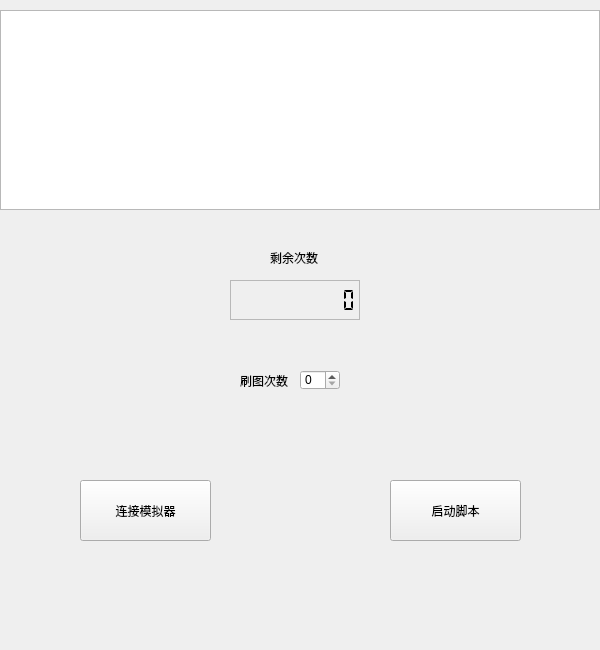
<?xml version="1.0" encoding="UTF-8"?>
<ui version="4.0">
 <class>Form</class>
 <widget class="QWidget" name="Form">
  <property name="windowModality">
   <enum>Qt::NonModal</enum>
  </property>
  <property name="enabled">
   <bool>true</bool>
  </property>
  <property name="geometry">
   <rect>
    <x>0</x>
    <y>0</y>
    <width>600</width>
    <height>650</height>
   </rect>
  </property>
  <property name="minimumSize">
   <size>
    <width>600</width>
    <height>650</height>
   </size>
  </property>
  <property name="maximumSize">
   <size>
    <width>600</width>
    <height>650</height>
   </size>
  </property>
  <property name="font">
   <font>
    <weight>50</weight>
    <bold>false</bold>
   </font>
  </property>
  <property name="cursor">
   <cursorShape>ArrowCursor</cursorShape>
  </property>
  <property name="mouseTracking">
   <bool>false</bool>
  </property>
  <property name="windowTitle">
   <string>明日方舟小助手</string>
  </property>
  <property name="toolTip">
   <string/>
  </property>
  <widget class="QPushButton" name="pushButton">
   <property name="geometry">
    <rect>
     <x>80</x>
     <y>480</y>
     <width>131</width>
     <height>61</height>
    </rect>
   </property>
   <property name="text">
    <string>连接模拟器</string>
   </property>
   <property name="icon">
    <iconset>
     <normaloff>D:/明日方舟/emulator/nemu/EmulatorShell/keymap_config/AppIcon/com.hypergryph.arknights.ico</normaloff>D:/明日方舟/emulator/nemu/EmulatorShell/keymap_config/AppIcon/com.hypergryph.arknights.ico</iconset>
   </property>
   <property name="iconSize">
    <size>
     <width>20</width>
     <height>20</height>
    </size>
   </property>
   <property name="checkable">
    <bool>false</bool>
   </property>
   <property name="autoRepeat">
    <bool>true</bool>
   </property>
   <property name="autoDefault">
    <bool>false</bool>
   </property>
   <property name="default">
    <bool>false</bool>
   </property>
   <property name="flat">
    <bool>false</bool>
   </property>
  </widget>
  <widget class="QTextBrowser" name="textBrowser">
   <property name="geometry">
    <rect>
     <x>0</x>
     <y>10</y>
     <width>600</width>
     <height>200</height>
    </rect>
   </property>
   <property name="cursor" stdset="0">
    <cursorShape>ArrowCursor</cursorShape>
   </property>
   <property name="frameShape">
    <enum>QFrame::StyledPanel</enum>
   </property>
   <property name="frameShadow">
    <enum>QFrame::Raised</enum>
   </property>
   <property name="lineWidth">
    <number>1</number>
   </property>
   <property name="midLineWidth">
    <number>0</number>
   </property>
   <property name="verticalScrollBarPolicy">
    <enum>Qt::ScrollBarAsNeeded</enum>
   </property>
   <property name="horizontalScrollBarPolicy">
    <enum>Qt::ScrollBarAsNeeded</enum>
   </property>
   <property name="sizeAdjustPolicy">
    <enum>QAbstractScrollArea::AdjustIgnored</enum>
   </property>
   <property name="autoFormatting">
    <set>QTextEdit::AutoNone</set>
   </property>
   <property name="readOnly">
    <bool>true</bool>
   </property>
   <property name="overwriteMode">
    <bool>false</bool>
   </property>
   <property name="openLinks">
    <bool>true</bool>
   </property>
  </widget>
  <widget class="QPushButton" name="pushButton_2">
   <property name="geometry">
    <rect>
     <x>390</x>
     <y>480</y>
     <width>131</width>
     <height>61</height>
    </rect>
   </property>
   <property name="text">
    <string>启动脚本</string>
   </property>
  </widget>
  <widget class="QSpinBox" name="spinBox">
   <property name="geometry">
    <rect>
     <x>300</x>
     <y>370</y>
     <width>40</width>
     <height>20</height>
    </rect>
   </property>
  </widget>
  <widget class="QLCDNumber" name="lcdNumber">
   <property name="enabled">
    <bool>true</bool>
   </property>
   <property name="geometry">
    <rect>
     <x>230</x>
     <y>280</y>
     <width>130</width>
     <height>40</height>
    </rect>
   </property>
   <property name="font">
    <font>
     <weight>50</weight>
     <bold>false</bold>
     <underline>false</underline>
    </font>
   </property>
   <property name="contextMenuPolicy">
    <enum>Qt::NoContextMenu</enum>
   </property>
   <property name="layoutDirection">
    <enum>Qt::LeftToRight</enum>
   </property>
   <property name="autoFillBackground">
    <bool>false</bool>
   </property>
   <property name="inputMethodHints">
    <set>Qt::ImhNone</set>
   </property>
   <property name="frameShape">
    <enum>QFrame::StyledPanel</enum>
   </property>
   <property name="frameShadow">
    <enum>QFrame::Raised</enum>
   </property>
   <property name="lineWidth">
    <number>3</number>
   </property>
   <property name="midLineWidth">
    <number>1</number>
   </property>
   <property name="smallDecimalPoint">
    <bool>false</bool>
   </property>
   <property name="digitCount">
    <number>10</number>
   </property>
   <property name="mode">
    <enum>QLCDNumber::Dec</enum>
   </property>
   <property name="segmentStyle">
    <enum>QLCDNumber::Flat</enum>
   </property>
   <property name="value" stdset="0">
    <double>0.000000000000000</double>
   </property>
   <property name="intValue" stdset="0">
    <number>0</number>
   </property>
  </widget>
  <widget class="QLabel" name="label">
   <property name="geometry">
    <rect>
     <x>240</x>
     <y>370</y>
     <width>54</width>
     <height>21</height>
    </rect>
   </property>
   <property name="text">
    <string>刷图次数</string>
   </property>
  </widget>
  <widget class="QLabel" name="label_2">
   <property name="geometry">
    <rect>
     <x>270</x>
     <y>250</y>
     <width>71</width>
     <height>16</height>
    </rect>
   </property>
   <property name="text">
    <string>剩余次数</string>
   </property>
  </widget>
  <zorder>pushButton_2</zorder>
  <zorder>pushButton</zorder>
  <zorder>textBrowser</zorder>
  <zorder>spinBox</zorder>
  <zorder>lcdNumber</zorder>
  <zorder>label</zorder>
  <zorder>label_2</zorder>
 </widget>
 <tabstops>
  <tabstop>pushButton</tabstop>
  <tabstop>pushButton_2</tabstop>
  <tabstop>spinBox</tabstop>
  <tabstop>textBrowser</tabstop>
 </tabstops>
 <resources/>
 <connections/>
</ui>
